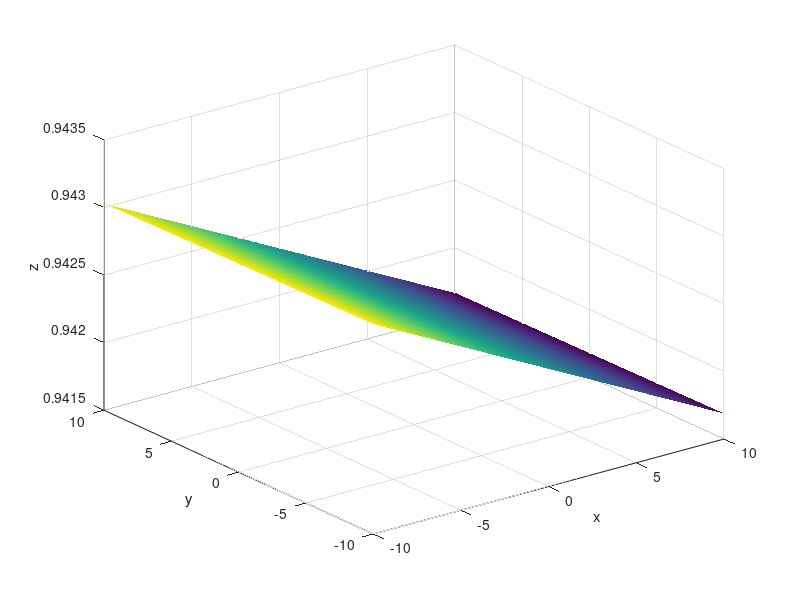

The MATLAB script that drew this image:
% clear;clc;
% A=[0.84353006, 0.67705303, 0.53966415, 0.44526842, 0.94846612, 0.83148617, 0.69705105, 0.5889532, 0.38153401, 0.40895799, 0.62664056, 0.64641213, 0.42902386, 0.45385641, 0.48090357, 0.50466204, 0.5304879, 0.55469716, 0.34262922, 0.37165299, 0.40159431, 0.42703667, 0.45493785, 0.48201782;
%  0.53706771, 0.73592716, 0.84187621, 0.89539427, 0.31683677, 0.55552649, 0.71701062, 0.80815995, 0.92435277, 0.91255099, 0.77929956, 0.76297826, 0.90329021, 0.89107138, 0.87676942, 0.86331224, 0.84768689, 0.83204579, 0.93946731, 0.92836773, 0.91581291, 0.90422869, 0.89051664, 0.87615383;
%  0.0030342808, 0.0024530906, 0.0019624152, 0.0016191578, 0.002044108, 0.0018036576, 0.0015353546, 0.0013205229, 0.0017342455, 0.0016899091, 0.0012311209, 0.0011774356, 0.0015600867, 0.0015128547, 0.0014661695, 0.00141759, 0.0013672368, 0.0013144483, 0.0015789366, 0.0015294361, 0.0014818979, 0.001433009, 0.0013827898, 0.0013315409;
%  0.0024649648, 0.0021066223, 0.0017921173, 0.0015702894, 0.0047249929, 0.0042259661, 0.0036414808, 0.0031441581, 0.00083656743, 0.0011134598, 0.0035134612, 0.0037622852, 0.0016970489, 0.0019725626, 0.0022399863, 0.0024960195, 0.0027773941, 0.0030254964, 0.0019682713, 0.0022608202, 0.0025599697, 0.002850845, 0.0031321282, 0.0033932345];
% for i=1:24
% Points3d(i,:)=A(:,i)'/A(4,i);
% end
% 
 clear all
x=-10:.1:10;
[X,Y] = meshgrid(x);
plane3d=[-2.62842422130957,-0.0433807320476530,-38535.3842844483,-36314.2002454795];
a=plane3d(1); b=plane3d(2); c=plane3d(3); d=plane3d(4);
Z=(d- a * X - b * Y)/c;
surf(X,Y,Z)
shading flat
xlabel('x'); ylabel('y'); zlabel('z')